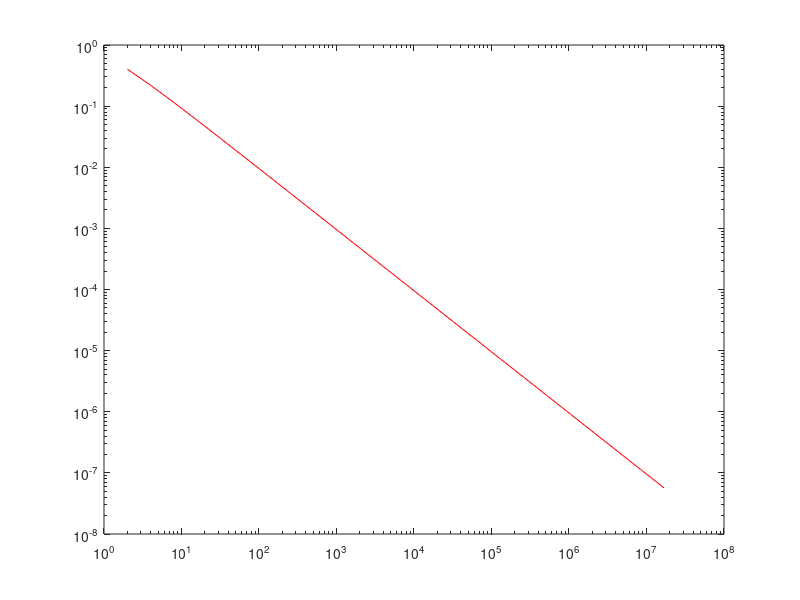
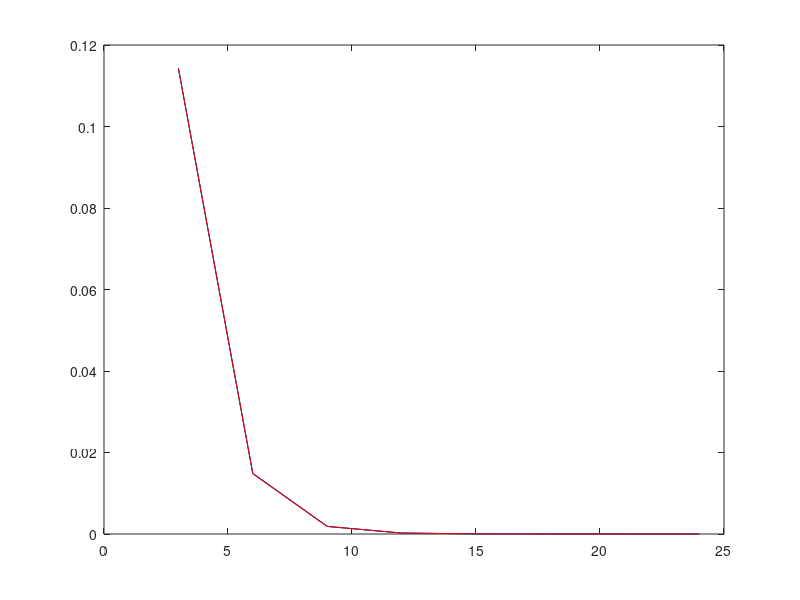
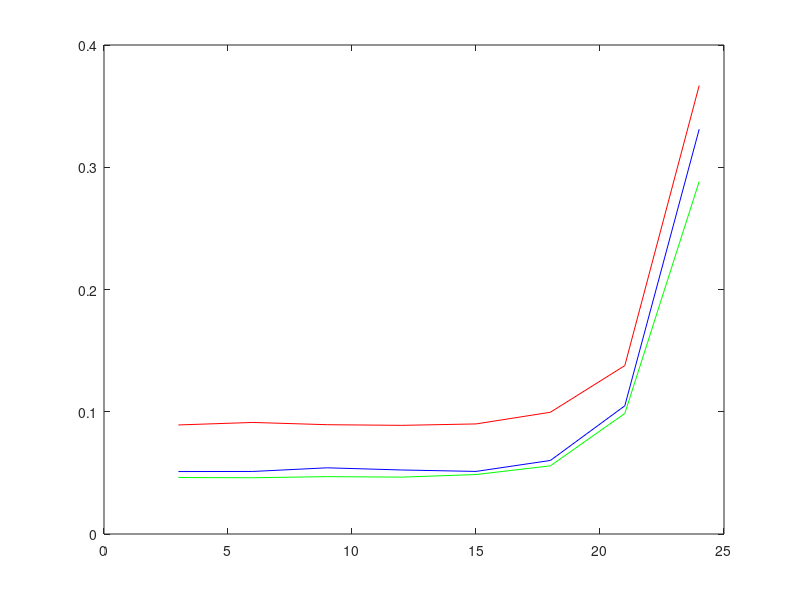
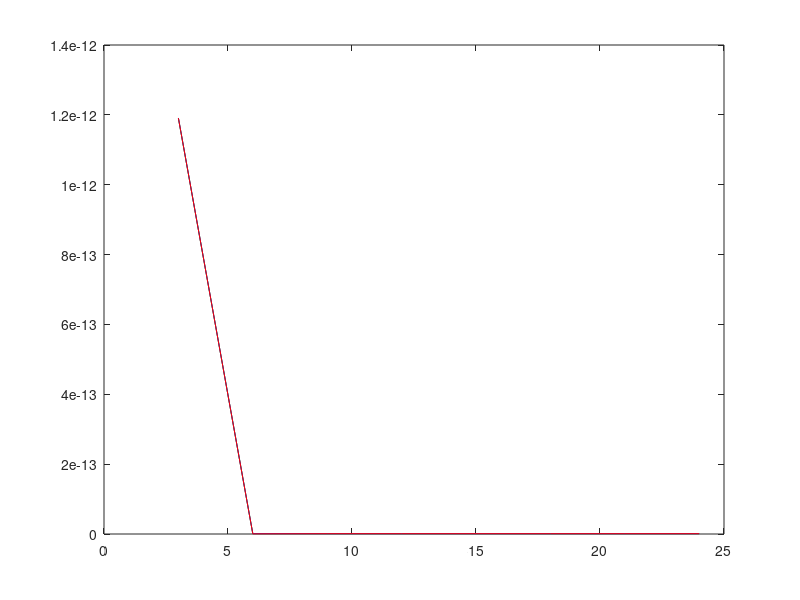

MATLAB code for these plots, in order:
format long
n=2^24;
S=0;
v=zeros(24,1);
k=1;
for i=1:n
    S=S+1/i^2;
    if(i==2^k)
        v(k)=abs(sqrt(6*S)-pi);
        k=k+1;
    end        
end
klist=linspace(1,24,24);
nylist=2.^klist;
figure(1)
loglog(nylist,v,'r')
k=[3,6,9,12,15,18,21,24];
k2=2.^k;
%zeta1
zetaerrn1=[0.114294796931950327,0.014839863800788500,0.001863829673533157,0.000233117315920683,0.000029141830953261,0.000003642762696376,0.000000455345837480,0.000000056922833114];
zetaerrn2=[0.114294796931950327,0.014839863800788056,0.001863829673533601,0.000233117315926457,0.000029141830949708,0.000003642762696376,0.000000455345829931,0.000000056918782576];
zetaerrn8=[0.114294796931950327,0.014839863800788500,0.001863829673534045,0.000233117315930009,0.000029141830942603,0.000003642762723022,0.000000455345843697,0.000000056918210589];
zetatimen1=[0.046209335,0.046014786,0.046929121,0.046518326,0.048640013,0.055765867,0.098601818,0.288363934];
zetatimen2=[0.051081657,0.051160812,0.054145336,0.052373648,0.051189661,0.060155869,0.104856014,0.331108809];
zetatimen8=[0.089210987,0.091252804,0.089407444,0.088878632,0.090038538,0.099587679,0.137735844,0.366894960];
figure(2)
plot(k,zetaerrn1,'g')
hold on
plot(k,zetaerrn2,'b')
hold on
plot(k,zetaerrn8,'r')
figure(3)
plot(k,zetatimen1,'g')
hold on
plot(k,zetatimen2,'b')
hold on
plot(k,zetatimen8,'r')
%mach1
macherrn1=[0.000000000001190603,0.000000000000000888,0.000000000000000888,0.000000000000000888,0.000000000000000888,0.000000000000000888,0.000000000000000888,0.000000000000000888];
macherrn2=[0.000000000001191047,0.000000000000000888,0.000000000000000888,0.000000000000000888,0.000000000000000888,0.000000000000000888,0.000000000000000888,0.000000000000000888];
macherrn8=[0.000000000001190603,0.000000000000000444,0.000000000000000888,0.000000000000000888,0.000000000000000888,0.000000000000000888,0.000000000000000888,0.000000000000000888];
machtimen1=[0.046700716,0.047987223,0.045838118,0.049953461,0.052608013,0.141332626,0.546196699,3.707975149];
machtimen2=[0.052737474,0.053183079,0.052342415,0.053658485,0.068882465,0.146078825,0.564726353,3.842581511];
machtimen8=[0.089116335,0.088206053,0.091759682,0.094435692,0.101319313,0.201660395,0.657062531,4.402129412];
figure(4)
plot(k,macherrn1,'g')
hold on
plot(k,macherrn2,'b')
hold on
plot(k,macherrn8,'r')
figure(5)
plot(k,machtimen1,'g')
hold on
plot(k,machtimen2,'b')
hold on
plot(k,machtimen8,'r')